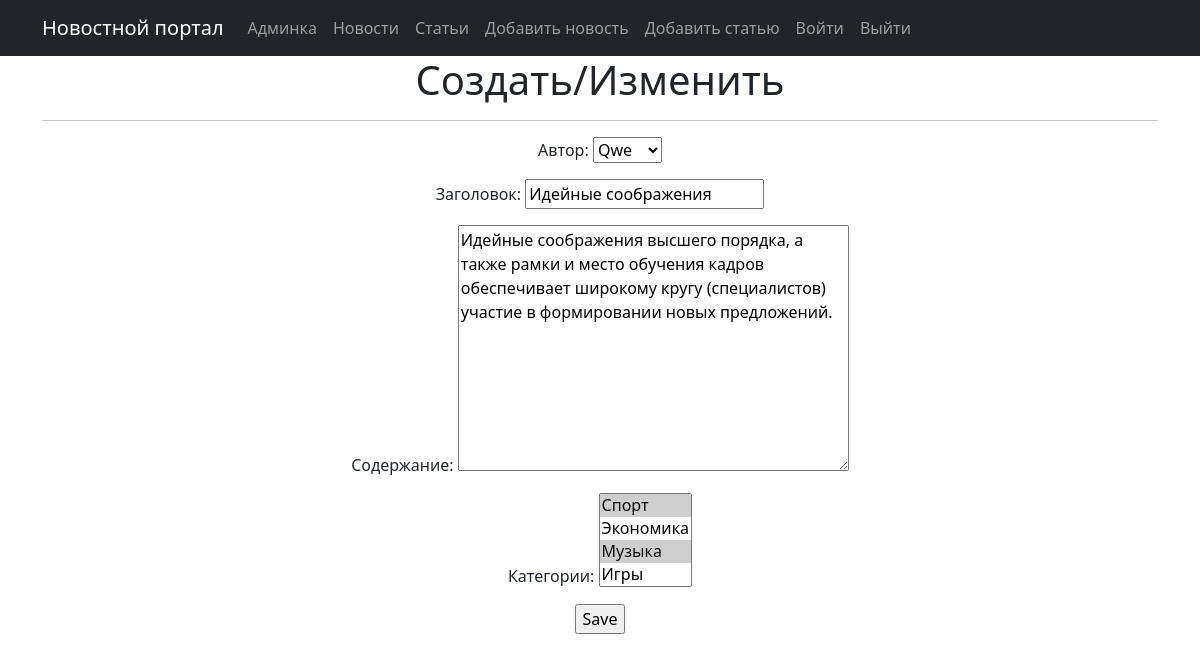
The app's page /article/12/edit/ (signed in) with its own data.
### NewsPortal/qwe/models.py (models this page shows, shortened)
class Post(models.Model):
    ARTICLE = 'AR'
    NEWS = 'NE'
    CATEGORY = (
        (ARTICLE, 'Статья'),
        (NEWS, 'Новость'),
    )
    postAuthor = models.ForeignKey(Author, on_delete=models.CASCADE)
    postType = models.CharField(max_length=2, choices=CATEGORY, default=ARTICLE)
    date = models.DateTimeField(auto_now_add=True)
    category = models.ManyToManyField(Category, through='PostCategory')
    title = models.CharField(max_length=256)
    text = models.TextField()
    rating = models.IntegerField(default=0)

class Category(models.Model):
    category = models.CharField(max_length=64, unique=True)
    def __str__(self):
        return self.category.title()

### NewsPortal/qwe/views.py (the view)
# urls.py: path('article/<pk>/edit/', PostUpdate.as_view(), name='article_update'),
class PostUpdate(PermissionRequiredMixin, UpdateView):
    permission_required = ('qwe.change_post',)
    form_class = PostForm
    model = Post
    template_name = 'post_edit.html'

### NewsPortal/qwe/forms.py
class PostForm(forms.ModelForm):
    postAuthor = forms.ModelChoiceField(queryset=Author.objects.all(), label='Автор')
    title = forms.CharField(min_length=4, label='Заголовок')
    text = forms.CharField(widget=forms.Textarea, min_length=4, label='Содержание')
    category = forms.ModelMultipleChoiceField(queryset=Category.objects.all(), label='Категории')
    class Meta:
        model = Post
        fields = ['postAuthor', 'title', 'text', 'category']

### NewsPortal/qwe/models.py (called while the page is built)
    def __str__(self):
        return self.author.username

### NewsPortal/templates/post_edit.html (shortened to what this page needs)
{% extends 'flatpages/default.html' %}
{% block content %}
<h1>Создать/Изменить</h1>
<hr>
<form action="" method="post">
    {{ form.as_p }}
    <input type="submit" value="Save" />
</form>
{% endblock content %}

### records on screen
Post: postAuthor "Qwe", title "Идейные соображения", text "Идейные соображения высшего порядка, а также рамки и место обучения кадров обеспечивает широкому кругу (специалистов) участие в формировании новых предложений."
Category: category "Спорт ☑ / Экономика / Музыка ☑ / Игры"
